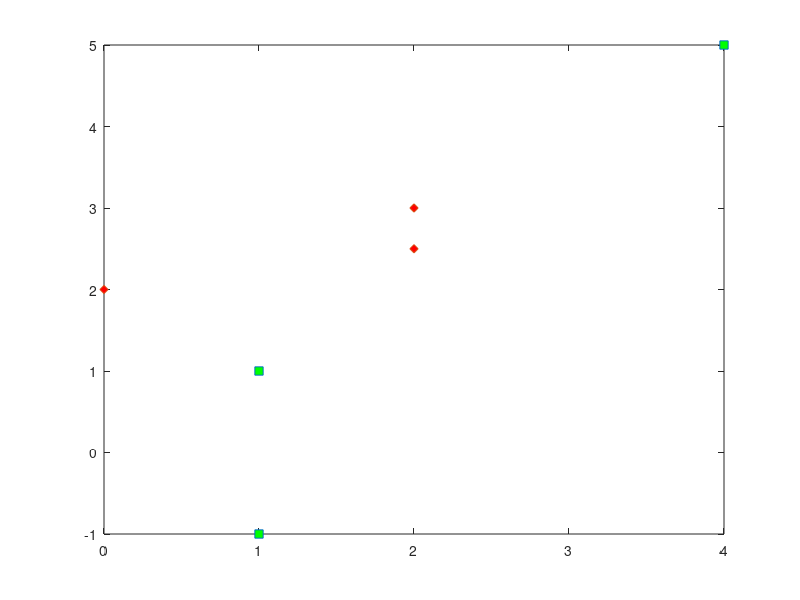

MATLAB code for this plot: (Note: this script raises an error after producing the figure.)
class1=[1 1;1 -1;4 5];
class2=[2 2.5;0 2;2 3];
%plotting the sample points
plot(class1(:,1),class1(:,2),'s','MarkerFaceColor','g');
hold on;
plot(class2(:,1),class2(:,2),'d','MarkerFaceColor','r');

%generating high dimensional sample points using fi function
%y=[x1^2 x2^2 x1*x2 x1 x2 1]
for m=1:3
    for n=1:6
        if n==1
            x(m,n)=class1(m,n)^2;
        elseif n==2
            x(m,n)=class1(m,n)^2;
        elseif n==3
            x(m,n)=class1(m,1)*class1(m,2);
        elseif n==4
            x(m,n)=class1(m,1);
        elseif n==5
            x(m,n)=class1(m,2);
        else 
            x(m,n)=1;
        end
    end
end

for m=1:3
    for n=1:6
        if n==1
            y(m,n)=class2(m,n)^2;
        elseif n==2
            y(m,n)=class2(m,n)^2;
        elseif n==3
            y(m,n)=class2(m,1)*class2(m,2);
        elseif n==4
            y(m,n)=class2(m,1);
        elseif n==5
            y(m,n)=class2(m,2);
        else 
            y(m,n)=1;
        end
    end
end
%disp(x);
%disp(y);


%normalization of class 2
y=-y;
%disp(y);

%Applying perceptron algorithm to find the weight coefficients
final=[x;y];
disp(final);
weight=[0 0 0 0 0 0]; %initialization
g=0;
%counter=0;
flag=true;
control=6;
while flag
    for m=1:6
        g=g+final(m,:)*weight'; 
        if g<1
            while g<1
                g=0;
                weight=weight+final(m,:);%assuming alpha(learning rate) = 1
                %disp(weight);
                g=g+final(m,:)*weight';
            end
            control=control+1;    
        else
            control=control-1;
            g=0;
        end
    end
    if control==0
        flag=false;
    else
        control=6;
    end
    %counter=counter+1;
end
%disp(counter);
disp(weight);
%drawing decision boundary
syms x1 x2;
s=sym(18.00*x1*x1-18.75*x2*x2+11.00*x1*x2+8.00*x1-13.5*x2+2.00);
s2=solve(s,x2);

xvals1=(-10:0.01:10);
xvals2(1,:)=subs(s2(1),x1,xvals1);
plot(xvals1,xvals2(1,:),'k');

legend('Class 1','Class 2');
title('finding weights of linear discrminant function using perceptron algorithm');
grid;
xlabel('X axis');
ylabel('Y axis');
hold off;